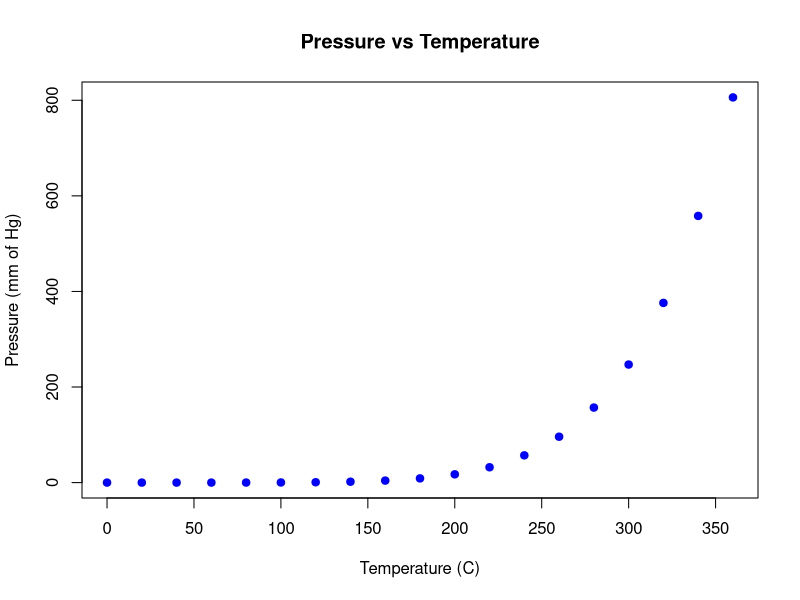

This figure's R source:
## ---- chunk 1
knitr::opts_chunk$set(echo = TRUE)
## ---- chunk 2
summary(cars)
## ---- chunk 3
plot(pressure,
     main = "Pressure vs Temperature",
     xlab = "Temperature (C)",
     ylab = "Pressure (mm of Hg)",
     col = "blue",
     pch = 19)
